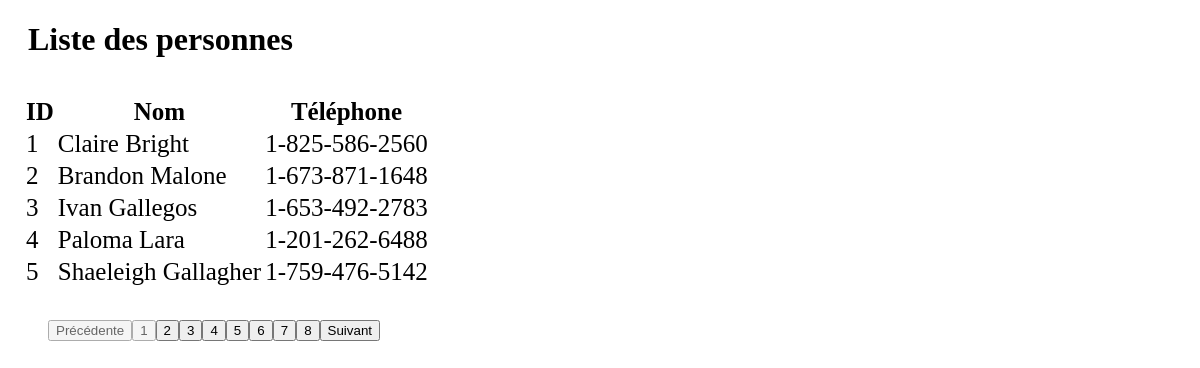
The page /pagination/index.php on the database its author committed.
### tables this page shows
CREATE TABLE `data` (
  `id` mediumint(8) UNSIGNED NOT NULL,
  `name` varchar(255) DEFAULT NULL,
  `phone` varchar(100) DEFAULT NULL,
  `email` varchar(255) DEFAULT NULL
);

### pagination/index.php (the view, shortened to what this page needs)
<?php
include_once('db.php');
$nbparpage = 5;
$pageactuel = isset($_GET['page']) ? $_GET['page'] : 1;
$dbpage = ($pageactuel * $nbparpage) - $nbparpage;
$nbPerso = mysqli_num_rows($conn->query("SELECT * FROM data"));
$pages = ceil($nbPerso / $nbparpage);
$sql = "SELECT * FROM data LIMIT $dbpage, $nbparpage";
$result = $conn->query($sql);
?>
<!DOCTYPE html>
<html lang="en">
<head>
</head>
<body>
    <h1>Liste des personnes</h1>
    <table class="table">
        <thead>
            <th>ID</th>
            <th>Nom</th>
            <th>Téléphone</th>
        </thead>
        <tbody>
            <?php
            while ($row = $result->fetch_assoc()) {
            ?>
                <tr>
                    <td><?= $row['id'] ?></td>
                    <td><?= $row['name'] ?></td>
                    <td><?= $row['phone'] ?></td>
                </tr>
            <?php
            }
            ?>
        </tbody>
    </table>
    <nav>
        <ul>
            <li class="page-item <?= ($pageactuel == 1) ? "desactive" : "" ?>">
                <a href="./index.php?page=<?= $pageactuel - 1 ?>" class="page-link"><button>Précédente</button></a></button>
            </li>
            <?php for ($page = 1; $page <= $pages; $page++) : ?>
                <li class="page-item <?= ($pageactuel == $page) ? "desactive" : "" ?>">
                    <a href="./index.php?page=<?= $page ?>" class="page-link"><button><?= $page ?></button></a>
                </li>
            <?php endfor ?>
            <li class="page-item <?= ($pageactuel == $pages) ? "desactive" : "" ?>">
                <a href="./index.php?page=<?= $pageactuel + 1 ?>" class="button page-link"><button>Suivant</button></a>
            </li>
        </ul>
    </nav>
</body>
</html>

### pagination/index.php (style rules this page uses)
li { float: left; padding: 10; list-style-type: none; }
.desactive { pointer-events: none; cursor: default; opacity: 0.6; }
.table { padding: 15px; font-size: 25px; }
h1 { margin-left: 20px; }

### rows shown on the page
data: id "1", name "Claire Bright", phone "1-825-586-2560"
data: id "2", name "Brandon Malone", phone "1-673-871-1648"
data: id "3", name "Ivan Gallegos", phone "1-653-492-2783"
data: id "4", name "Paloma Lara", phone "1-201-262-6488"
data: id "5", name "Shaeleigh Gallagher", phone "1-759-476-5142"
